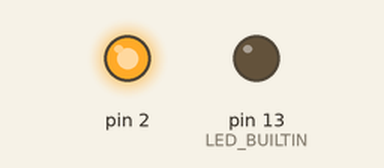
Simulated run of this sketch. Board: Arduino Uno, built with avr-gcc and run on an emulated ATmega328P. Parts: output pins drawn as LEDs (lit = HIGH).

Above: at 0.5 s.
At 12.5 s:
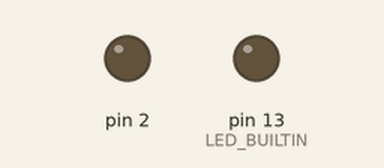
Timing chart, 0 to 14.3 s (numbered marks = the images above):
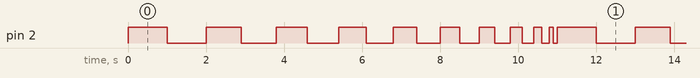

Measured:
- by itself, pin 2: repeats every 11.0 s: LOW 1.0 s, HIGH 0.90 s, LOW 0.90 s, HIGH 0.80 s, LOW 0.80 s, HIGH 0.70 s, LOW 0.70 s, HIGH 0.60 s, LOW 0.60 s, HIGH 0.50 s, LOW 0.50 s, HIGH 0.40 s, LOW 0.40 s, HIGH 0.30 s, LOW 0.30 s, HIGH 0.20 s, LOW 0.20 s, HIGH 0.10 s, LOW 0.10 s, HIGH 1.0 s
- by itself, everything shown: repeats every 11.0 s, in 20 steps

The sketch:

Blink.ino
```cpp
void setup() {
  // initialize digital pin LED_BUILTIN as an output.
  pinMode(LED_BUILTIN, OUTPUT);
  pinMode(2, OUTPUT);
}

void loop() {
  int j=1000;
  for(int i=0; i < 10; i++) {
  digitalWrite(2, HIGH);
  delay(j-(100*i));
  digitalWrite(2, LOW);
  delay(j-100*i);
  }
}
```
